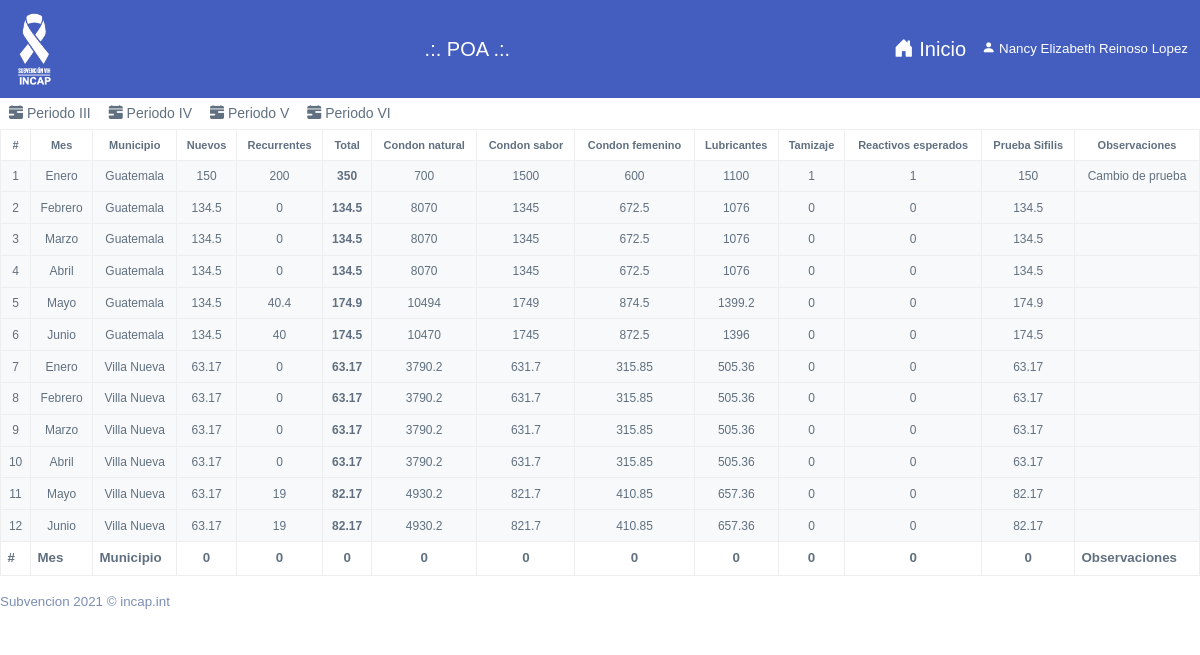
The page /vistas/supervisor/poa/poa.php (signed in) on the database its author committed.
### tables this page shows
CREATE TABLE IF NOT EXISTS `usuario` (
  `idUsuario` INT NOT NULL,
  `persona_id` INT NOT NULL,
  `rol` VARCHAR(24) NOT NULL,
  `usuario` VARCHAR(32) NULL,
  `pass` LONGTEXT NULL,
  `subreceptor_id` INT NOT NULL,
  `estado` TINYINT NULL,
  PRIMARY KEY (`idUsuario`));

CREATE TABLE IF NOT EXISTS `persona` (
  `idPersona` INT NOT NULL,
  `codigo` VARCHAR(16) NULL,
  `nombre` VARCHAR(50) NULL,
  `apellido` VARCHAR(50) NULL,
  `telefono` VARCHAR(12) NULL,
  `correo` VARCHAR(45) NULL,
  PRIMARY KEY (`idPersona`));

CREATE TABLE IF NOT EXISTS `poa` (
  `idPoa` INT NOT NULL,
  `anio` INT NULL,
  `mes` VARCHAR(24) NOT NULL,
  `departamento` VARCHAR(24) NOT NULL,
  `municipio` VARCHAR(24) NOT NULL,
  `nuevo` FLOAT NULL,
  `recurrente` FLOAT NULL,
  `subreceptor_id` INT NOT NULL,
  `observacion` TEXT NULL,
  `periodo` INT NULL,
  `estado` VARCHAR(24) NULL,
  PRIMARY KEY (`idPoa`));

CREATE TABLE IF NOT EXISTS `catalogo` (
  `codigo` VARCHAR(24) NOT NULL,
  `nombre` VARCHAR(100) NULL,
  `descripcion` TEXT NULL,
  `categoria` VARCHAR(32) NULL,
  PRIMARY KEY (`codigo`));

### vistas/supervisor/poa/periodo_3.php (the view, shortened to what this page needs)
<div class="table-responsive">
<table class="table table-hover table-bordered" aria-describedby="">
    <thead class="text-center" style="font-size: 11px;">
        <th scope="">#</th>
        <th scope="">Mes</th>
        <th scope="">Municipio</th>
        <th scope="">Nuevos</th>
        <th scope="">Recurrentes</th>
        <th scope="">Total</th>
        <th scope="">Condon natural</th>
        <th class="tsabor">Condon sabor</th>
        <th class="tfemenino">Condon femenino</th>
        <th scope="">Lubricantes</th>
        <th class="tprueba" scope="">Tamizaje</th>
        <th class="treactivo" scope="">Reactivos esperados</th>
        <th class="tsifilis" scope="">Prueba Sifilis</th>
        <th scope="">Observaciones</th>
    </thead>
    <tbody class="text-center bg-light" style="font-size: 12px;">
        <?php
        $cont = 1;
        $consult = "SELECT DISTINCT t1.idPoa, t5.nombre as mes, t4.nombre as municipio, t1.nuevo, t1.recurrente,
        (t1.nuevo + t1.recurrente) AS total, t1.observacion, t2.cnatural, t2.csabor, t2.cfemenino, t2.lubricante,
        t2.pruebaVIH, t2.autoPrueba, t2.reactivoE, t2.sifilis, t1.estado FROM poa t1
	    LEFT JOIN insumo t2 ON t2.poa_id = t1.idPoa
	    LEFT JOIN catalogo t3 ON t3.codigo = t1.departamento
	    LEFT JOIN catalogo t4 ON t4.codigo = t1.municipio
	    LEFT JOIN catalogo t5 ON t5.codigo = t1.mes
	    WHERE t1.subreceptor_id = $SUBRECEPTOR AND t1.periodo = 3";
        if ($res = $enlace->query($consult)) {
            while ($periodo_3 = $res->fetch_assoc()) {
        ?>
                <tr>
                    <td><?php echo $cont++; ?></td>
                    <td><?php echo $periodo_3['mes']; ?></td>
                    <td><?php echo $periodo_3['municipio']; ?></td>
                    <td><?php echo $periodo_3['nuevo']; ?></td>
                    <td><?php echo $periodo_3['recurrente']; ?></td>
                    <th scope=""><?php echo round($periodo_3['total'], 2); ?></th>
                    <td><?php echo $periodo_3['cnatural']; ?></td>
                    <td class="tsabor"><?php echo $periodo_3['csabor']; ?></td>
                    <td class="tfemenino"><?php echo $periodo_3['cfemenino']; ?></td>
                    <td><?php echo $periodo_3['lubricante']; ?></td>
                    <td class="tprueba"><?php echo $periodo_3['pruebaVIH']; ?></td>
                    <td class="treactivo"><?php echo $periodo_3['reactivoE']; ?></td>
                    <td class="tsifilis"><?php echo $periodo_3['sifilis']; ?></td>
                    <td><?php echo $periodo_3['observacion']; ?></td>
                </tr>
        <?php }
        }  ?>
    </tbody>
    <tfoot>
        <th scope="">#</th>
        <th scope="">Mes</th>
        <th scope="">Municipio</th>
        <td class="text-center"><strong id="tnuevos3">0</strong></td>
        <td class="text-center"><strong id="trecurrentes3">0</strong></td>
        <td class="text-center"><strong id="total3">0</strong></td>
        <td class="text-center"><strong id="tnatural3">0</strong></td>
        <td class="text-center tsabor"><strong id="tsabor3">0</strong></td>
        <td class="text-center tfemenino"><strong id="tfemenino3">0</strong></td>
        <td class="text-center"><strong id="tlubricantes3">0</strong></td>
        <td class="text-center tprueba"><strong id="tpruebavih3">0</strong></td>
        <td class="text-center treactivo"><strong id="treactivos3">0</strong></td>
        <td class="text-center tsifilis"><strong id="tsifilis3">0</strong></td>
        <th scope="">Observaciones</th>
    </tfoot>
</table>
</div>

### vistas/supervisor/poa/poa.php (shortened to what this page needs)
<?php
include_once('../../../bd/conexion.php');
$ID = $_SESSION['idUsuario'];
$SUBRECEPTOR = $_SESSION['subreceptor_id'];
?>
<!DOCTYPE html>
<html lang="es">
<head>
    <link rel="stylesheet" href="../../../assets/css/bootstrap.css">
    <link rel="stylesheet" href="../../../assets/vendors/bootstrap-icons/bootstrap-icons.css">
    <link rel="stylesheet" href="../../../assets/vendors/alertifyjs/css/alertify.rtl.css">
    <link rel="stylesheet" href="../../../assets/vendors/alertifyjs/css/themes/default.css">
    <link rel="stylesheet" href="../../../assets/vendors/datatable/jquery.dataTables.min.css">
    <link rel="stylesheet" href="../../../assets/css/app.css">
</head>
<body>
    <body>
    <nav class="navbar navbar-expand-lg navbar-dark bg-primary">
            <div class="container-fluid">
                <img src="../../../assets/images/vihinvertido.png" width="45" alt="">
                <a class="navbar-brand" href="#">.:. POA .:.</a>
                <div class="d-grid gap-2 d-md-flex justify-content-md-end">
                    <div class="collapse navbar-collapse" id="navbarSupportedContent">
                        <?php
                        $consulta1 = "SELECT p.nombre, p.apellido,u.usuario,r.nombre as rol,s.nombre as subreceptor FROM usuario u
                LEFT JOIN subreceptor s ON u.subreceptor_id = s.idSubreceptor
                LEFT JOIN catalogo r ON u.rol=r.codigo
                LEFT JOIN persona p ON p.idPersona=u.Persona_id WHERE u.idUsuario =$ID";
                        $res1 = $enlace->query($consulta1);
                        while ($usuario = mysqli_fetch_assoc($res1)) {
                        ?>
                            <a class="navbar-brand" href="../supervisor.php"><em class="bi bi-house-door-fill"></em> Inicio</a>
                            <div class="dropdown">
                                <a class="btn-outline-secundary text-white" type="button" data-bs-toggle="dropdown">
                                    <em class="bi bi-person-fill"></em> <?php echo $usuario['nombre'] . ' ' . $usuario['apellido']; ?>
                                </a>
                            </div>
                    </div>
                <?php }
                        $res1->close(); ?>
                </div>
            </div>
        </nav>
        <section class="section">
            <ul class="nav nav-pills" id="pills-tab" role="tablist">
                <li class="nav-item" role="presentation">
                    <button class="btn btn-sm btn-secundary active" id="pills-periodo_3-tab" data-bs-toggle="pill" data-bs-target="#pills-periodo_3" type="button">
                        <em class="bi bi-calendar-range-fill"></em> Periodo III</button>
                </li>
                <li class="nav-item" role="presentation">
                    <button class="btn btn-sm btn-secundary" id="pills-periodo_4-tab" data-bs-toggle="pill" data-bs-target="#pills-periodo_4" type="button">
                        <em class="bi bi-calendar-range-fill"></em> Periodo IV</button>
                </li>
                <li class="nav-item" role="presentation">
                    <button class="btn btn-sm btn-secundary" id="pills-periodo_5-tab" data-bs-toggle="pill" data-bs-target="#pills-periodo_5" type="button">
                        <em class="bi bi-calendar-range-fill"></em> Periodo V</button>
                </li>
                <li class="nav-item" role="presentation">
                    <button class="btn btn-sm btn-secundary" id="pills-periodo_6-tab" data-bs-toggle="pill" data-bs-target="#pills-periodo_6" type="button">
                        <em class="bi bi-calendar-range-fill"></em> Periodo VI</button>
                </li>
            </ul>
            <div class="tab-content" id="pills-tabContent">
                <div class="tab-pane fade show active" id="pills-periodo_3">
                    <?php include 'periodo_3.php'; ?>
                </div>
            </div>
        </section>
        <footer>
            <div class="footer clearfix mb-10 text-muted">
                <div class="float-start">
                    <p>Subvencion 2021 &copy; incap.int</p>
                </div>
            </div>
        </footer>
    </body>
</html>

### assets/css/app.css (style rules this page uses)
.bi { width:1rem; height:1rem }
a { text-decoration:none }
.mb-10, .my-10 { margin-bottom:3rem }

### vistas/supervisor/poa/poa.php (style rules this page uses)
body { font-family: 'Nunito', sans-serif; font-size: smaller; }

### rows shown on the page
usuario: persona.nombre "Nancy Elizabeth", persona.apellido "Reinoso Lopez"
poa: catalogo.nombre "Enero", catalogo.nombre "Guatemala", nuevo "150", recurrente "200", total "350", cnatural "700", csabor "1500", cfemenino "600", lubricante "1100", pruebaVIH "1", reactivoE "1", sifilis "150", observacion "Cambio de prueba"
poa: catalogo.nombre "Febrero", catalogo.nombre "Guatemala", nuevo "134.5", recurrente "0", total "134.5", cnatural "8070", csabor "1345", cfemenino "672.5", lubricante "1076", pruebaVIH "0", reactivoE "0", sifilis "134.5"
poa: catalogo.nombre "Marzo", catalogo.nombre "Guatemala", nuevo "134.5", recurrente "0", total "134.5", cnatural "8070", csabor "1345", cfemenino "672.5", lubricante "1076", pruebaVIH "0", reactivoE "0", sifilis "134.5"
poa: catalogo.nombre "Abril", catalogo.nombre "Guatemala", nuevo "134.5", recurrente "0", total "134.5", cnatural "8070", csabor "1345", cfemenino "672.5", lubricante "1076", pruebaVIH "0", reactivoE "0", sifilis "134.5"
poa: catalogo.nombre "Mayo", catalogo.nombre "Guatemala", nuevo "134.5", recurrente "40.4", total "174.9", cnatural "10494", csabor "1749", cfemenino "874.5", lubricante "1399.2", pruebaVIH "0", reactivoE "0", sifilis "174.9"
poa: catalogo.nombre "Junio", catalogo.nombre "Guatemala", nuevo "134.5", recurrente "40", total "174.5", cnatural "10470", csabor "1745", cfemenino "872.5", lubricante "1396", pruebaVIH "0", reactivoE "0", sifilis "174.5"
poa: catalogo.nombre "Enero", catalogo.nombre "Villa Nueva", nuevo "63.17", recurrente "0", total "63.17", cnatural "3790.2", csabor "631.7", cfemenino "315.85", lubricante "505.36", pruebaVIH "0", reactivoE "0", sifilis "63.17"
poa: catalogo.nombre "Febrero", catalogo.nombre "Villa Nueva", nuevo "63.17", recurrente "0", total "63.17", cnatural "3790.2", csabor "631.7", cfemenino "315.85", lubricante "505.36", pruebaVIH "0", reactivoE "0", sifilis "63.17"
poa: catalogo.nombre "Marzo", catalogo.nombre "Villa Nueva", nuevo "63.17", recurrente "0", total "63.17", cnatural "3790.2", csabor "631.7", cfemenino "315.85", lubricante "505.36", pruebaVIH "0", reactivoE "0", sifilis "63.17"
poa: catalogo.nombre "Abril", catalogo.nombre "Villa Nueva", nuevo "63.17", recurrente "0", total "63.17", cnatural "3790.2", csabor "631.7", cfemenino "315.85", lubricante "505.36", pruebaVIH "0", reactivoE "0", sifilis "63.17"
poa: catalogo.nombre "Mayo", catalogo.nombre "Villa Nueva", nuevo "63.17", recurrente "19", total "82.17", cnatural "4930.2", csabor "821.7", cfemenino "410.85", lubricante "657.36", pruebaVIH "0", reactivoE "0", sifilis "82.17"
poa: catalogo.nombre "Junio", catalogo.nombre "Villa Nueva", nuevo "63.17", recurrente "19", total "82.17", cnatural "4930.2", csabor "821.7", cfemenino "410.85", lubricante "657.36", pruebaVIH "0", reactivoE "0", sifilis "82.17"
